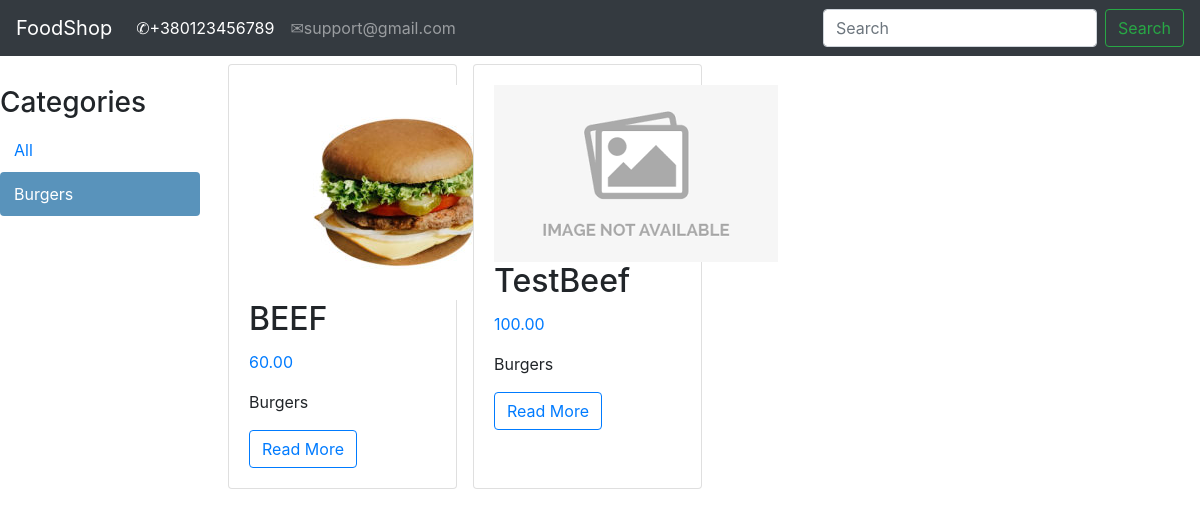
The app's page /burgers/, older data.
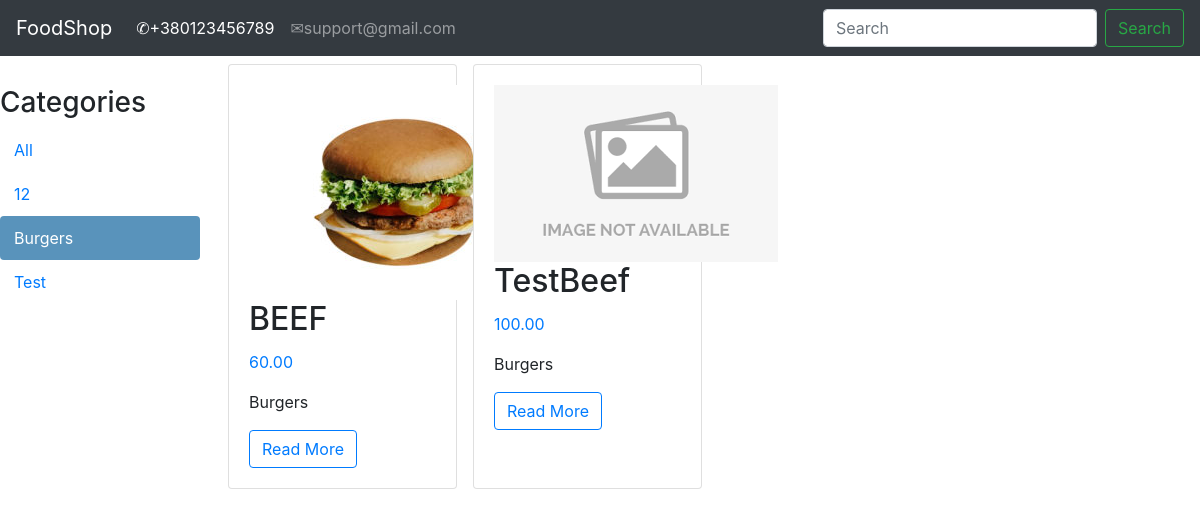
The same page, newer data.
### shop/models.py (models this page shows, shortened)
class Category(models.Model):
    name = models.CharField(max_length=150, db_index=True)
    slug = models.SlugField(max_length=150, db_index=True, unique=True)
    class Meta:
        ordering = ('name',)
        default_related_name = "category"
    def __str__(self):
        return self.name

class Product(models.Model):
    category = models.ForeignKey(Category, on_delete=models.CASCADE)
    name = models.CharField(max_length=150, db_index=True)
    slug = models.SlugField(max_length=150, db_index=True)
    image = models.ImageField(upload_to='image_products/%Y/%d/%m', default='image_products/no_img.png')
    description = models.TextField(blank=True)
    price = models.DecimalField(max_digits=10, decimal_places=2)
    available = models.BooleanField(default=True)
    created = models.DateTimeField(auto_now_add=True)
    updated = models.DateTimeField(auto_now=True)
    objects = ProductManager()
    class Meta:
        ordering = ('name',)
        index_together = (('id', 'slug'),)
        default_related_name = "products"

### shop/views.py (the view)
# urls.py: path('<slug:category_slug>/', ProductListView.product_list_by_category, name='product_list_by_category'),
    def product_list_by_category(request, category_slug=None):
        category = None
        categories = Category.objects.all()
        products = Product.objects.available()
        if category_slug:
            category = Category.objects.get(slug=category_slug)
            products = products.filter(category=category)
        return render(request, 'shop/index.html',
                      {'product_list': products,
                       'category': category,
                       'categories': categories})

### shop/models.py (called while the page is built)
    def available(self):
        return self.filter(available=True)

    def get_query_set(self):
        return ProductQuerySet(self.model)

    def available(self):
        return self.get_query_set().available()

### templates/shop/index.html (shortened to what this page needs)
{% extends 'shop/base.html' %}
{% block context %}
<body>
<div id="sidebar">
        <h3>Categories</h3>
        <ul>
            <li {% if not category %}class="selected"{% endif %}>
                <a href="http://127.0.0.1:8000">All</a>
            </li>
            {% for c in categories %}
                <li {% if category.slug == c.slug %}class="selected"{% endif %}>
                    <a href="http://127.0.0.1:8000/{{ c.slug }}/">{{ c.name }}</a>
                </li>
            {% endfor %}
        </ul>
    </div>
<div class="row">
      {% for product in product_list %}
        <div class="post-item col-12 col-sm-6 col-md-6 col-lg-3 p-2">
          <div class="card h-100">
            <div class="card-body">
              <img src="{{ product.image.url }}">
              <h2 class="card-title">{{ product.name }}</h2>
              <p class="text-primary"> {{ product.price}}</p>
              <p  class="card-text">{{product.category|safe | truncatewords:10 }}</p>
              <a href="{% url 'product_detail' product.slug  %}" class="btn btn-outline-primary">Read More</a>
              </div>
          </div>
        </div>
      {% endfor %}
    </div>
</body>
</html>
{% endblock context %}

Row changes from the older to the newer data that the page shows:
added Category: name "12"
added Category: name "Test"
